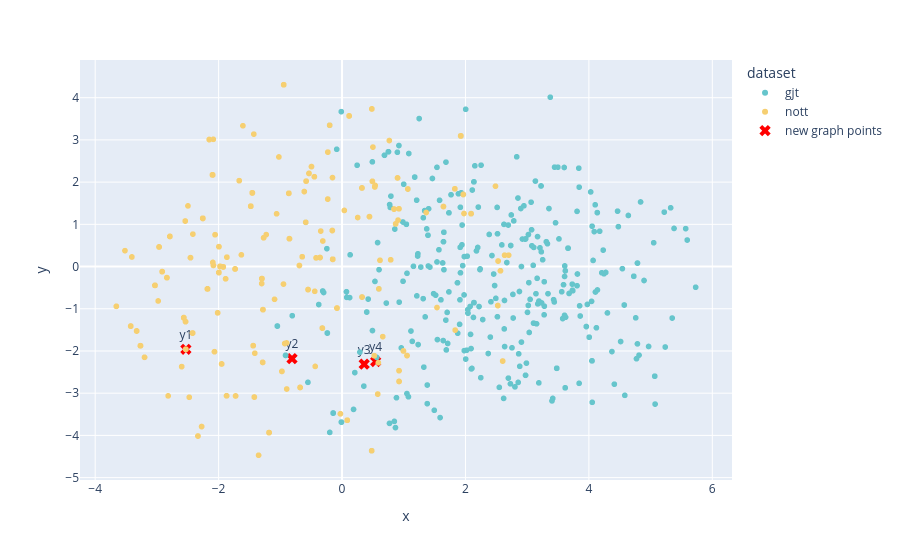

Write notebook code for a chart like this one.
### Code cell
chords_list = [metadata[i]['chords'] for i in range(len(y_graph))]
datasets_list = [metadata[i]['dataset'] for i in range(len(y_graph))]
df_token_a = pd.DataFrame({
    'x': y_token_a[:,0],
    'y': y_token_a[:,1],
    'chords': chords_list,
    'dataset': datasets_list
})
fig = px.scatter(
    data_frame=df_token_a,
    x='x',
    y='y',
    color='dataset',
    color_discrete_sequence=px.colors.qualitative.Pastel,
    hover_data=['chords'],
)
fig.add_trace(go.Scatter(
    x=new_token_a_2d[:, 0],
    y=new_token_a_2d[:, 1],
    mode='markers+text',
    marker=dict(color='red', size=10, symbol='x'),
    text=['y1', 'y2', 'y3', 'y4'],
    hovertext=[
        in_seq_1.replace(';','<br>').replace('b_', '<br>b_'),
        in_seq_2.replace(';','<br>').replace('b_', '<br>b_'),
        in_seq_3.replace(';','<br>').replace('b_', '<br>b_'),
        in_seq_4.replace(';','<br>').replace('b_', '<br>b_'),
    ],
    hoverinfo='text',
    textposition='top center',
    name='new graph points'
))
fig.show()

# fig = px.scatter(
#     data_frame=df,
#     x='x',
#     y='y',
#     hover_data=['chords']
# )
# fig.show()

### Figure 1 — Plotly figure (JSON) as saved in the notebook; plotly's stock layout.template omitted (floating-point values rounded to 4 significant figures; data arrays with more than 128 entries replaced by an {"elided": "..."} marker saying what was removed)
{"data": [{"customdata": {"elided": "390x1 str values"}, "hovertemplate": "dataset=gjt<br>x=%{x}<br>y=%{y}<br>chords=%{customdata[0]}<extra></extra>", "legendgroup": "gjt", "marker": {"color": "rgb(102, 197, 204)", "symbol": "circle"}, "mode": "markers", "name": "gjt", "showlegend": true, "type": "scattergl", "x": {"elided": "390 float values"}, "xaxis": "x", "y": {"elided": "390 float values"}, "yaxis": "y"}, {"customdata": {"elided": "664x1 str values"}, "hovertemplate": "dataset=nott<br>x=%{x}<br>y=%{y}<br>chords=%{customdata[0]}<extra></extra>", "legendgroup": "nott", "marker": {"color": "rgb(246, 207, 113)", "symbol": "circle"}, "mode": "markers", "name": "nott", "showlegend": true, "type": "scattergl", "x": {"elided": "664 float values"}, "xaxis": "x", "y": {"elided": "664 float values"}, "yaxis": "y"}, {"hoverinfo": "text", "hovertext": ["<br>b_G:7_@2<br>C:maj_@2", "<br>b_G:9_@2<br>C:maj_@2", "<br>b_B:hdim7_@2<br>C:maj_@2", "<br>b_C#:7_@2<br>C:maj_@2"], "marker": {"color": "red", "size": 10, "symbol": "x"}, "mode": "markers+text", "name": "new graph points", "text": ["y1", "y2", "y3", "y4"], "textposition": "top center", "type": "scatter", "x": [-2.53, -0.8106, 0.359, 0.5452], "y": [-1.96, -2.183, -2.312, -2.25]}], "layout": {"legend": {"title": {"text": "dataset"}, "tracegroupgap": 0}, "margin": {"t": 60}, "xaxis": {"anchor": "y", "domain": [0, 1], "title": {"text": "x"}}, "yaxis": {"anchor": "x", "domain": [0, 1], "title": {"text": "y"}}}}
